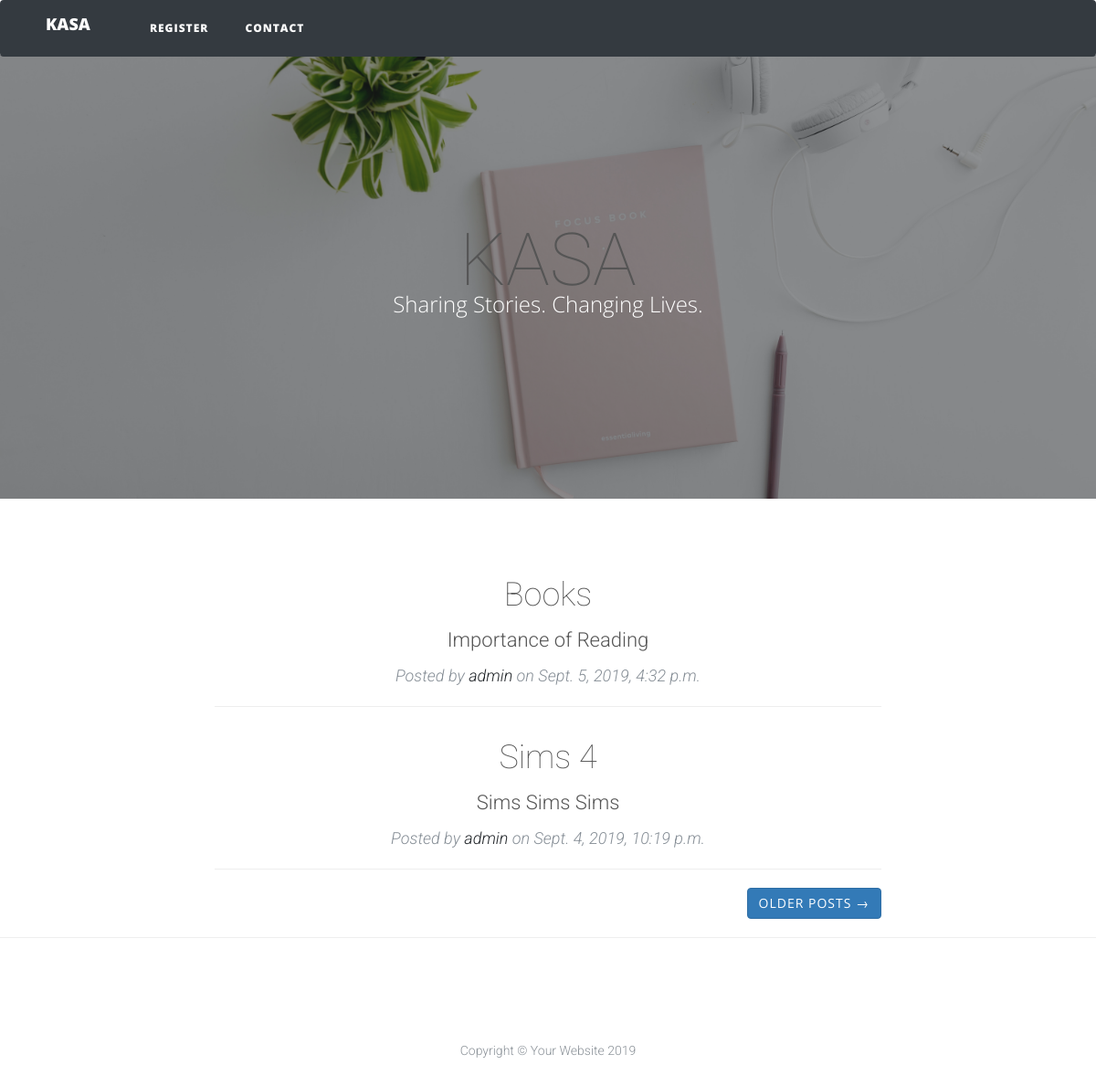
Before: / with the older database file.
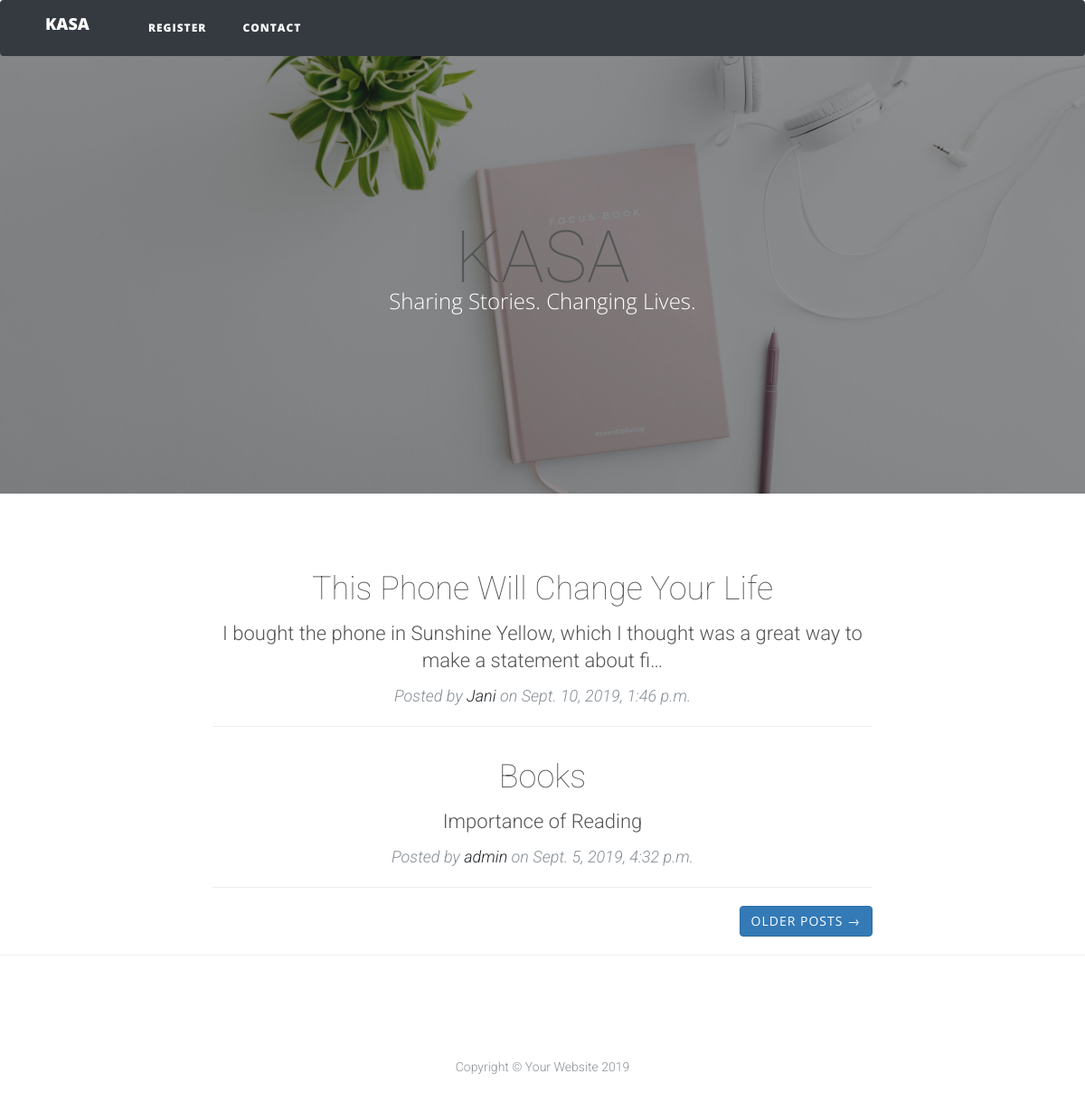
After: the same page with the newer database file.
### blog/models.py (models this page shows, shortened)
class Blog(models.Model):
    blog_title = models.CharField(max_length=50)
    blog_content = models.TextField(max_length=1000)
    blog_date = models.DateTimeField(auto_now_add=True)
    blog_author = models.ForeignKey(User, on_delete=models.CASCADE)

### blog/views.py (the view)
# urls.py: path('', IndexView.as_view(), name='index'),
class IndexView(ListView):
    model = Blog
    template_name = "blog/index.html"
    context_object_name = "blog_entries"
    ordering = ['-blog_date']
    paginate_by = 2

### blog/templates/blog/index.html
{% extends "blog/base.html" %}
{% block header %}
  <header class="masthead" style="background-image: url('static/blog/img/index.jpg')">
    <div class="overlay"></div>
    <div class="container">
      <div class="row">
        <div class="col-lg-8 col-md-10 mx-auto">
          <div class="site-heading">
            <h1>KASA</h1>
            <span class="subheading">Sharing Stories. Changing Lives.</span>
          </div>
        </div>
      </div>
    </div>
  </header>
{% endblock header%}
{% block content %}
  <div class="container">
    <div class="row">
      <div class="col-lg-8 col-md-10 mx-auto">
          {% for blog in blog_entries %}
        <div class="post-preview">
            <a href="{% url 'blog:index' %}">
            <h2 class="post-title">
              {{blog.blog_title}}
            </h2>
            <h3 class="post-subtitle">
                {{blog.blog_content|truncatechars:100}}
            </h3>
          </a>
          <p class="post-meta">Posted by
            <a href="#">{{blog.blog_author}}</a>
             on {{blog.blog_date}}</p>
        </div>
        <hr>
{% endfor %}
        <div class="clearfix">
          <a class="btn btn-primary float-right" href="{% url 'blog:blog_entries' %}">Older Posts &rarr;</a>
        </div>
      </div>
    </div>
  </div>
  <hr>
{% endblock content %}

Changed rows visible on the page:
no longer on this page (row unchanged): Blog: blog_title "Sims 4", blog_content "Sims Sims Sims", blog_author "admin", blog_date "Sept. 4, 2019, 10:19 p.m."
added Blog: blog_title "This Phone Will Change Your Life", blog_content "I bought the phone in Sunshine Yellow, which I thought was a great way to make a statement about fi…", blog_author "Jani", blog_date "Sept. 10, 2019, 1:46 p.m."
